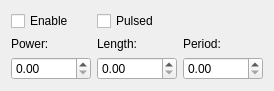
<?xml version="1.0" encoding="UTF-8"?>
<ui version="4.0">
 <class>Form</class>
 <widget class="QWidget" name="Form">
  <property name="geometry">
   <rect>
    <x>0</x>
    <y>0</y>
    <width>270</width>
    <height>80</height>
   </rect>
  </property>
  <property name="sizePolicy">
   <sizepolicy hsizetype="Expanding" vsizetype="Minimum">
    <horstretch>0</horstretch>
    <verstretch>0</verstretch>
   </sizepolicy>
  </property>
  <property name="windowTitle">
   <string>Form</string>
  </property>
  <layout class="QGridLayout" name="gridLayout">
   <item row="1" column="0">
    <widget class="QLabel" name="label_3">
     <property name="text">
      <string>Power:</string>
     </property>
    </widget>
   </item>
   <item row="1" column="1">
    <widget class="QLabel" name="label">
     <property name="text">
      <string>Length:</string>
     </property>
    </widget>
   </item>
   <item row="1" column="2">
    <widget class="QLabel" name="label_2">
     <property name="text">
      <string>Period:</string>
     </property>
    </widget>
   </item>
   <item row="2" column="0">
    <widget class="ScienDSpinBox" name="PowerDoubleSpinBox">
     <property name="sizePolicy">
      <sizepolicy hsizetype="Preferred" vsizetype="Fixed">
       <horstretch>0</horstretch>
       <verstretch>0</verstretch>
      </sizepolicy>
     </property>
     <property name="minimumSize">
      <size>
       <width>80</width>
       <height>0</height>
      </size>
     </property>
    </widget>
   </item>
   <item row="0" column="0">
    <widget class="QCheckBox" name="enabledCheckBox">
     <property name="text">
      <string>Enable</string>
     </property>
    </widget>
   </item>
   <item row="0" column="1">
    <widget class="QCheckBox" name="pulsedCheckBox">
     <property name="text">
      <string>Pulsed</string>
     </property>
    </widget>
   </item>
   <item row="2" column="1">
    <widget class="ScienDSpinBox" name="LengthDoubleSpinBox">
     <property name="sizePolicy">
      <sizepolicy hsizetype="Preferred" vsizetype="Fixed">
       <horstretch>0</horstretch>
       <verstretch>0</verstretch>
      </sizepolicy>
     </property>
     <property name="minimumSize">
      <size>
       <width>80</width>
       <height>0</height>
      </size>
     </property>
    </widget>
   </item>
   <item row="2" column="2">
    <widget class="ScienDSpinBox" name="PeriodDoubleSpinBox">
     <property name="sizePolicy">
      <sizepolicy hsizetype="Preferred" vsizetype="Fixed">
       <horstretch>0</horstretch>
       <verstretch>0</verstretch>
      </sizepolicy>
     </property>
     <property name="minimumSize">
      <size>
       <width>80</width>
       <height>0</height>
      </size>
     </property>
    </widget>
   </item>
  </layout>
 </widget>
 <customwidgets>
  <customwidget>
   <class>ScienDSpinBox</class>
   <extends>QDoubleSpinBox</extends>
   <header>qudi.util.widgets.scientific_spinbox.h</header>
  </customwidget>
 </customwidgets>
 <resources/>
 <connections/>
</ui>
